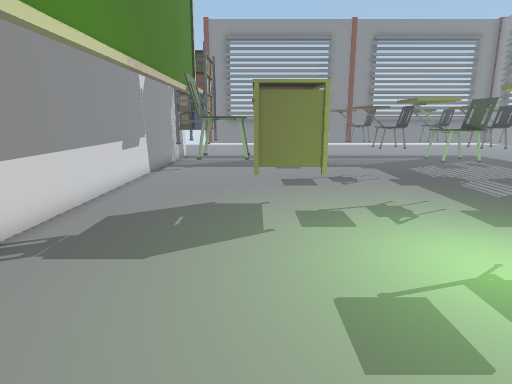
View 1 (above)

22 first-person views from a walk through a Unity game level. The camera is 1.3 m above the floor, tilts 12° down and sees 75° across. Doors are open. The floor is counted in squares, 0.5 m on a side. Each view is taken from the middle of a square. On the plan, view 1 faces up. The plan holds only what a view shows up to about 20 squares ahead; the rest is blank. The place goes on beyond the plan. Some surface patterns are stand-ins.

View 2
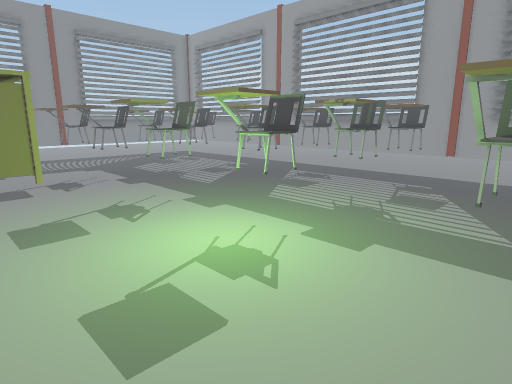

View 3
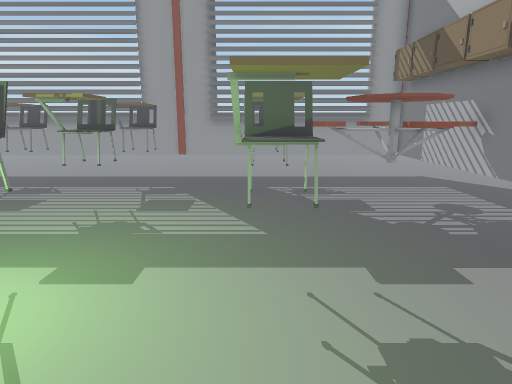

View 4
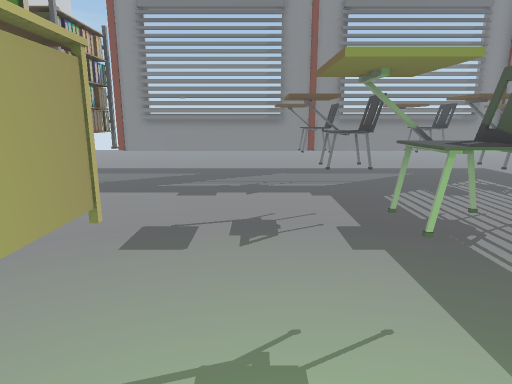

View 5
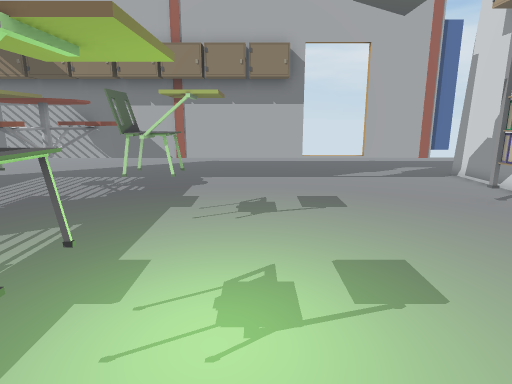

View 6
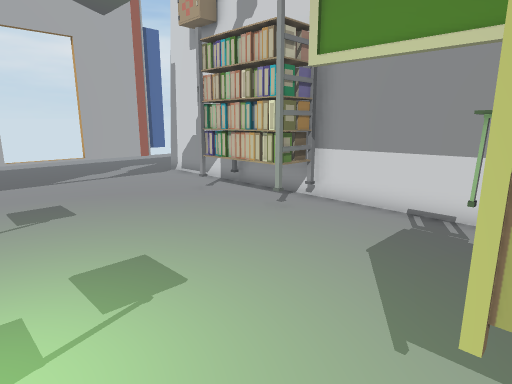

View 7
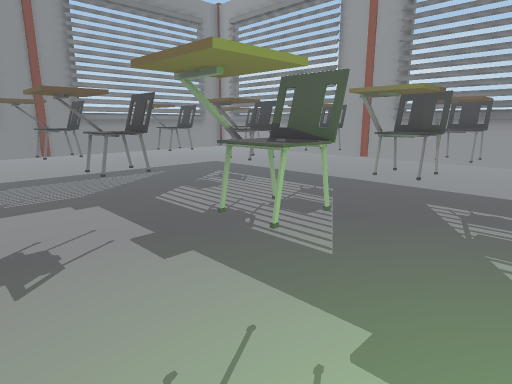

View 8
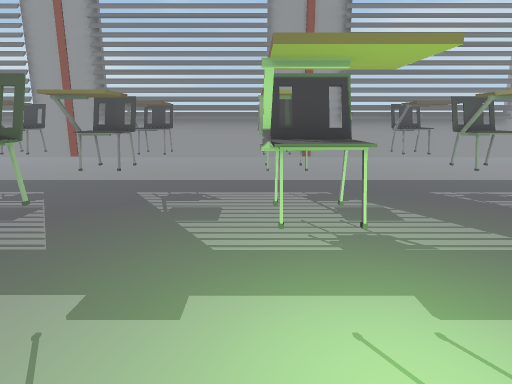

View 9
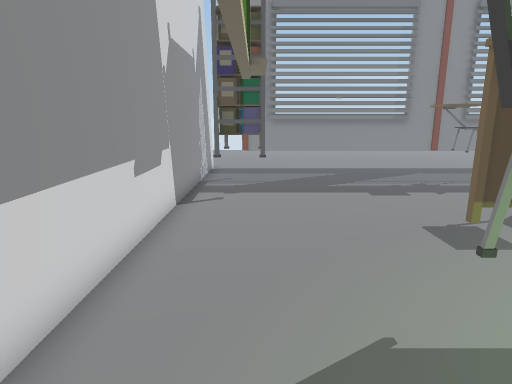

View 10
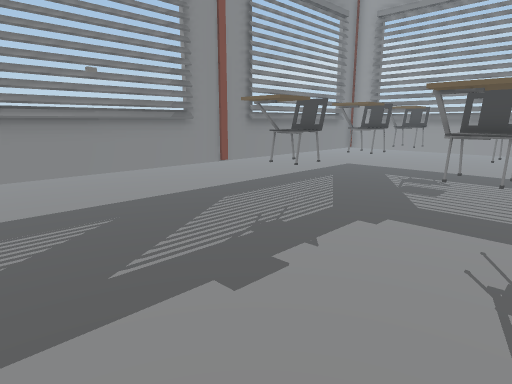

View 11
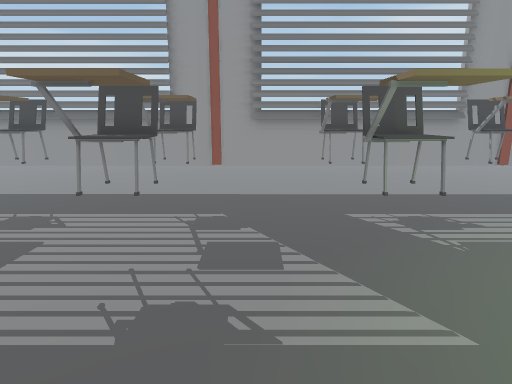

View 12
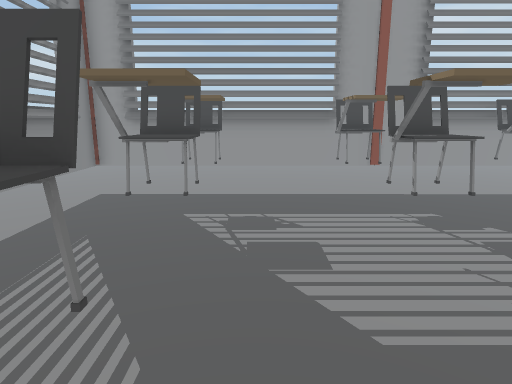

View 13
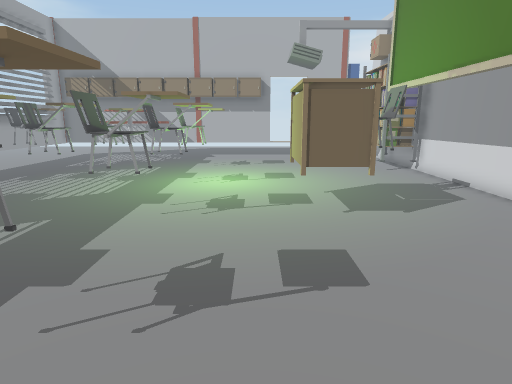

View 14
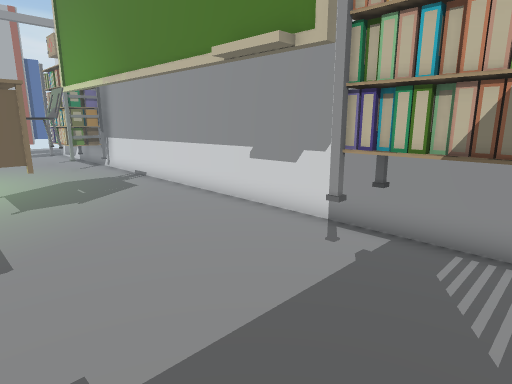

View 15
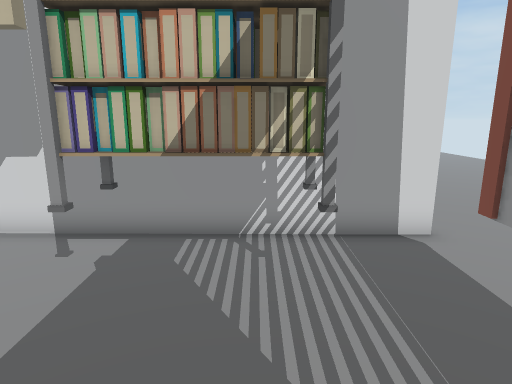

View 16
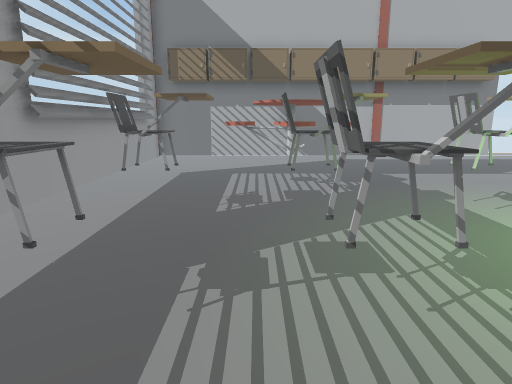

View 17
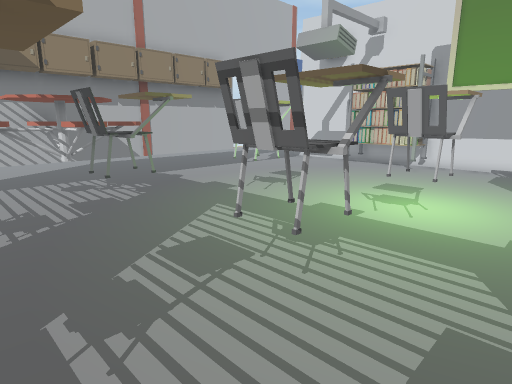

View 18
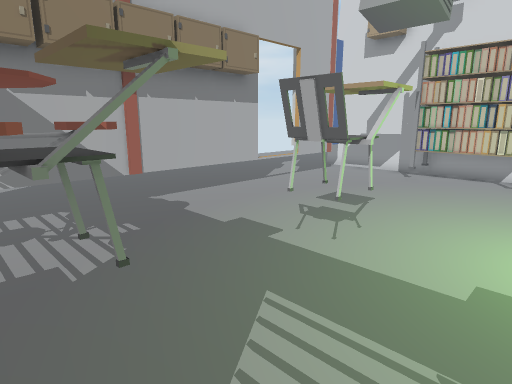

View 19
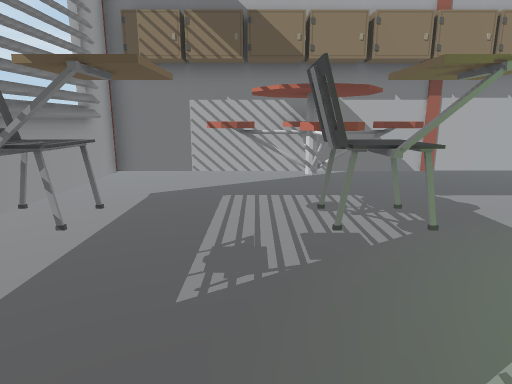

View 20
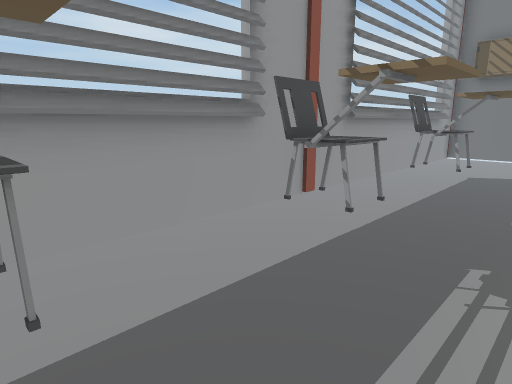

View 21
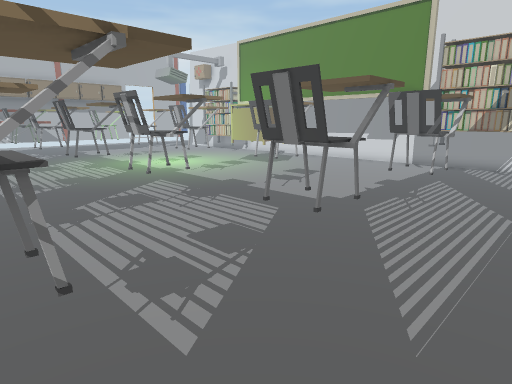

View 22
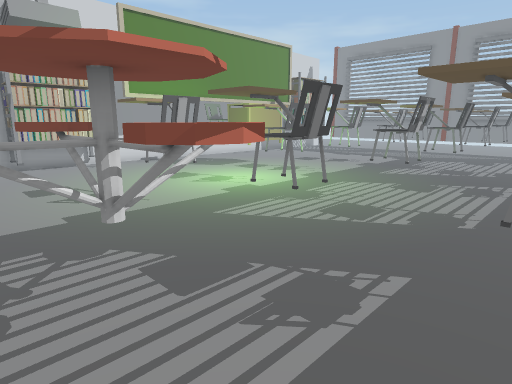

### Floor plan
Key: @ floor where view 1 was taken; # wall or solid block; x gap in a wall; . floor; D open door; = window, fence, low wall or low ledge; C chair; T table; H thing the floor can be seen under or through; R rack; L locker; O other object.
Columns run from 6 left of view 1 to 22 right of it. Each row starts with its distance up from view 1.
 29       .............   .......
 28 ..    .............. ........
 27 ...  ........................
 26 #=xHHHHHHHHHHHHHHHHHHHHHH....
 25 #=..................... H....
 24 #=..................... H....
 23 #=OO........C....C...CC H....
 22 #.OO.......CCC..CCC.CCCCH....
 21 #.OO.......CCC..CCC.CCCHH....
 20 #.OO................... H....
 19 #=OO................... H....
 18 ##..................... H....
 17  #.........CCC..CCC.CCCCH....
 16  #.........CCC..CCC.CCCCH....
 15  #......................H....
 14  #..................... H....
 13 # ..................... H....
 12 #..........CCC..CCC.CCCHH....
 11 #.....TTT..CCC..CCC.CCCCH....
 10 #.......T..CC...CC..CC. H....
  9 #...CCCTT.............. H....
  8 #...CCC................ H....
  7 #..........CCC..CCC.CCCHH....
  6 #..........CCC..CCC.CCCCH....
  5 #..........CC...CC..CC. H....
  4 #...................... H....
  3 #......................HH....
  2 #RR.................... H....
  1 #RR........CCC..CCC.CCCCH....
  0 #RR...@....CCC..CCC.CCCHH...
 -1 #RR..............TT.... H...
 -2 #RR..............TTT... H...
 -3 #..............TTTTTT.. H...
 -4 #..............TTTTTT.. H...
 -5 #................TT.....H...
 -6 #LL##DDDDHHHHHHHH HHHHHHH...
 -7 #LLLL.......................
 -8 =..........................
 -9 ...........................
-10 ...........................
-11    ........................
-12     .......................
-13      ...        ...
-14       ..         ..

Where each view was taken, in squares from view 1:
view 1: 0 up, 0 right, facing up
view 2: 0 up, 0 right, facing up-right
view 3: 1 up, 1 right, facing right
view 4: 7 up, 4 right, facing up
view 5: 9 up, 4 right, facing down
view 6: 9 up, 4 right, facing down-left
view 7: 8 up, 3 right, facing up-right
view 8: 7 up, 2 right, facing right
view 9: 7 up, 3 left, facing up
view 10: 15 up, 2 left, facing up-right
view 11: 14 up, 5 right, facing right
view 12: 20 up, 5 right, facing right
view 13: 20 up, 3 right, facing down
view 14: 22 up, 2 right, facing down-left
view 15: 22 up, 2 right, facing left
view 16: 10 up, 13 right, facing down
view 17: 9 up, 15 right, facing down-left
view 18: 4 up, 12 right, facing down-left
view 19: 5 up, 13 right, facing down
view 20: 11 up, 13 right, facing down-right
view 21: 25 up, 16 right, facing down-left
view 22: 5 down, 16 right, facing up-left
